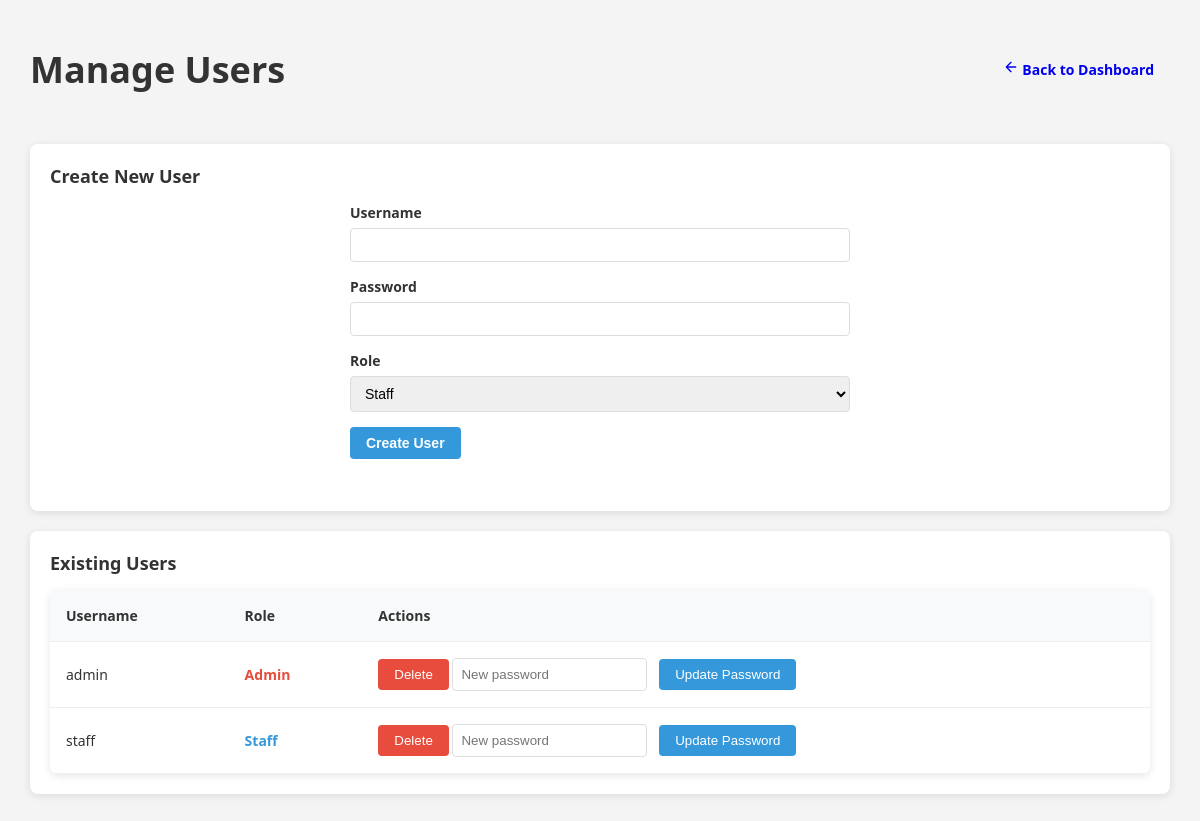
/pages/admin/manage_users.php (signed in), run on the app's committed database.
### tables this page shows
CREATE TABLE `users` (
  `id` int(11) NOT NULL AUTO_INCREMENT,
  `username` varchar(50) NOT NULL,
  `password` varchar(255) NOT NULL,
  `role` enum('admin','staff') NOT NULL,
  `created_at` datetime DEFAULT current_timestamp(),
  `updated_at` datetime DEFAULT current_timestamp() ON UPDATE current_timestamp(),
  PRIMARY KEY (`id`),
  UNIQUE KEY `username` (`username`)
);

### pages/admin/manage_users.php (the view, shortened to what this page needs)
<?php
$pdo = getDBConnection();
try {
    $stmt = $pdo->query("SELECT id, username, role FROM users ORDER BY username");
    $users = $stmt->fetchAll(PDO::FETCH_ASSOC);
} catch(PDOException $e) {
    $error = "Error fetching users: " . $e->getMessage();
}
?>
<!DOCTYPE html>
<html lang="en">
<head>
    <link rel="stylesheet" href="../../assets/css/common.css">
</head>
<body>
    <div class="container">
        <div class="page-header">
            <div class="page-title">
                <h2>Manage Users</h2>
            </div>
            <div>
                <a href="/NPL/pages/user/admin_dashboard.php" class="btn btn-back">
                    <svg width="16" height="16" viewBox="0 0 24 24" fill="none" stroke="currentColor" stroke-width="2" stroke-linecap="round" stroke-linejoin="round">
                        <path d="M19 12H5M12 19l-7-7 7-7"/>
                    </svg>
                    Back to Dashboard
                </a>
            </div>
        </div>
        <div class="card">
            <div class="card-header">
                <h3>Create New User</h3>
            </div>
            <form method="POST" class="user-form">
                <div class="form-group">
                    <label for="username">Username</label>
                    <input type="text" id="username" name="username" required>
                </div>
                <div class="form-group">
                    <label for="password">Password</label>
                    <input type="password" id="password" name="password" required>
                </div>
                <div class="form-group">
                    <label for="role">Role</label>
                    <select id="role" name="role" required>
                        <option value="staff">Staff</option>
                    </select>
                </div>
                <button type="submit" class="btn btn-primary">Create User</button>
            </form>
        </div>
        <div class="card">
            <div class="card-header">
                <h3>Existing Users</h3>
            </div>
            <div class="user-list">
                <table>
                    <thead>
                        <tr>
                            <th>Username</th>
                            <th>Role</th>
                            <th class="action-cell">Actions</th>
                        </tr>
                    </thead>
                    <tbody>
                        <?php foreach ($users as $user): ?>
                            <tr>
                                <td><?php echo htmlspecialchars($user['username']); ?></td>
                                <td>
                                    <span class="role-<?php echo htmlspecialchars($user['role']); ?>">
                                        <?php echo htmlspecialchars(ucfirst($user['role'])); ?>
                                    </span>
                                </td>
                                <td class="action-cell">
                                    <form method="POST" style="display: inline;" onsubmit="return confirm('Are you sure you want to delete this user?');">
                                        <button type="submit" class="delete-btn">Delete</button>
                                    </form>
                                    <form method="POST" style="display: inline;">
                                        <input type="password" name="new_password" class="password-input" placeholder="New password" required>
                                        <button type="submit" class="update-btn">Update Password</button>
                                    </form>
                                </td>
                            </tr>
                        <?php endforeach; ?>
                    </tbody>
                </table>
            </div>
        </div>
    </div>
</body>
</html>

### assets/css/common.css (style rules this page uses)
:root { --primary-color: #3498db; --primary-hover: #2980b9; --success-color: #2ecc71; --warning-color: #f1c40f; --danger-color: #e74c3c; --info-color: #3498db; --text-color: #333; --text-muted: #7f8c8d; --border-color: #ddd; --bg-color: #f4f4f4; --card-bg: #fff; --card-shadow: 0 2px 8px rgba(0,0,0,0.1); }
body { font-family: 'Segoe UI', Arial, sans-serif; background: var(--bg-color); margin: 0; padding: 15px; color: var(--text-color); }
.container { max-width: 1200px; margin: 0 auto; padding: 0 15px; }
.page-header { margin-bottom: 20px; display: flex; justify-content: space-between; align-items: center; }
.page-title { margin: 0; color: var(--text-color); font-size: 24px; }
.card { background: var(--card-bg); padding: 20px; border-radius: 8px; box-shadow: var(--card-shadow); margin-bottom: 20px; }
.card-header { margin-bottom: 15px; }
.card-header h3 { margin: 0; color: var(--text-color); font-size: 18px; }
.form-group { margin-bottom: 15px; }
.form-group label { display: block; margin-bottom: 6px; font-weight: 600; color: var(--text-color); font-size: 14px; }
.form-group input, .form-group select, .form-group textarea { width: 100%; padding: 8px 10px; border: 1px solid var(--border-color); border-radius: 4px; font-size: 14px; transition: border-color 0.3s; box-sizing: border-box; }
table { width: 100%; border-collapse: collapse; }
th, td { padding: 12px; text-align: left; border-bottom: 1px solid var(--border-color); font-size: 14px; }
th { background: #f8f9fa; font-weight: 600; color: var(--text-color); }
.btn { display: inline-block; padding: 8px 16px; border-radius: 4px; text-decoration: none; cursor: pointer; font-size: 14px; font-weight: 600; transition: all 0.3s; border: none; }
.btn-primary { background: var(--primary-color); color: white; }

### pages/admin/manage_users.php (style rules this page uses)
.user-form { max-width: 500px; margin: 0 auto 2rem; }
.user-list { background: white; border-radius: 8px; box-shadow: 0 2px 8px rgba(0,0,0,0.1); overflow: hidden; }
.user-list table { width: 100%; border-collapse: collapse; }
.user-list th, .user-list td { padding: 1rem; text-align: left; border-bottom: 1px solid #eee; }
.user-list th { background: #f8f9fa; font-weight: bold; }
.role-admin { color: #e74c3c; font-weight: bold; }
.role-staff { color: #3498db; font-weight: bold; }
.delete-btn { background-color: #e74c3c; color: white; border: none; padding: 0.5rem 1rem; border-radius: 4px; cursor: pointer; transition: background-color 0.2s; }
.update-btn { background-color: #3498db; color: white; border: none; padding: 0.5rem 1rem; border-radius: 4px; cursor: pointer; transition: background-color 0.2s; margin-right: 0.5rem; }
.action-cell { text-align: center; }
.password-input { padding: 0.5rem; border: 1px solid #ddd; border-radius: 4px; margin-right: 0.5rem; }

### data on the page
users: username "admin", role "Admin"
users: username "staff", role "Staff"
